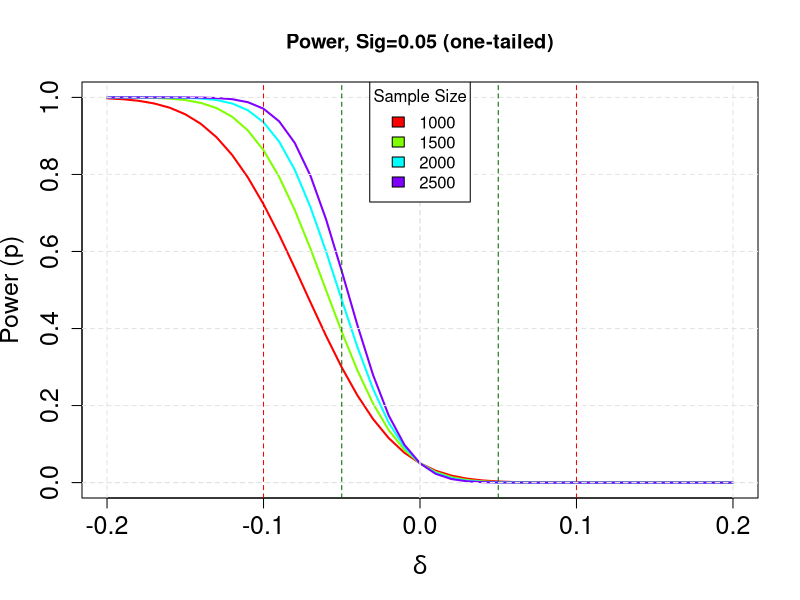

Source code (R):
# Plot sample size curves for detecting correlations of
# various sizes.
# http://www.statmethods.net/stats/power.html
library(pwr)

# range of correlations
#r <- seq(0.1,1.0,0.1)
r <- seq(-0.2,0.2,0.01)
nr <- length(r)

# power values
n <- seq(1000,2500,500)
np <- length(n)

# obtain sample sizes
samsize <- array(numeric(nr*np), dim=c(nr,np))
for (i in 1:np){
  for (j in 1:nr){
    result <- pwr.t.test(n = n[i], d = r[j],
                         sig.level = .05, power = NULL,
                         alternative = "less",type="two")
    samsize[j,i] <- round(result$power,4)
  }
}
# http://astrostatistics.psu.edu/su07/R/html/grDevices/html/plotmath.html
# set up graph
xrange <- range(r)
yrange <- range(samsize)
colors <- rainbow(length(n))
setwd("C:/Users/zo95yup/Documents/GitHub/StatII_Soziologie_Jena/Indukt_Stat/Talk3")
pdf("powerPisa.pdf")
plot(xrange, yrange, type="n",
     xlab=expression(delta),
     ylab="Power (p)" ,cex.lab=1.5,cex.axis=1.5,cex.main=1.5)

# add power curves
for (i in 1:np){
  lines(r, samsize[,i], type="l", lwd=2, col=colors[i])
}

# add annotation (grid lines, title, legend)
abline(v=0, h=seq(0,yrange[2],0.2), lty=2, col="grey89")
abline(h=0, v=seq(xrange[1],xrange[2],.2), lty=2,
       col="grey89")
abline(v=-0.1, col="red", lty=2)
abline(v=0.1, col="red", lty=2)
abline(v=-0.05, col="darkgreen", lty=2)
abline(v=0.05, col="darkgreen", lty=2)
title("Power, Sig=0.05 (one-tailed)",cex=1.5)
legend("top", title="Sample Size", as.character(n),
       fill=colors)
dev.off()

# pwr.t.test(n = 20, d = 10,
#            sig.level = .05, power = NULL,
#            alternative = "two.sided",type="one.sample")
# 
# pwr.t.test(d=d,n=40,sig.level=0.05,type="paired",alternative="two.sided")
